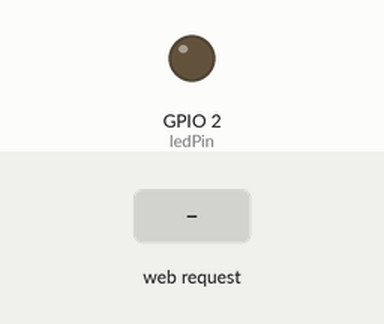
This sketch was run on a simulated ESP32. On the bench: output pins drawn as LEDs (lit = HIGH). Inputs (shaded band) come from the test bench. WiFi joins after 1.5 s; servers stay silent unless stated; what the sketch prints to the serial monitor is not drawn.

Above: at 3.2 s.
3.3 s: HTTP request GET /toggle received
At 4.0 s:
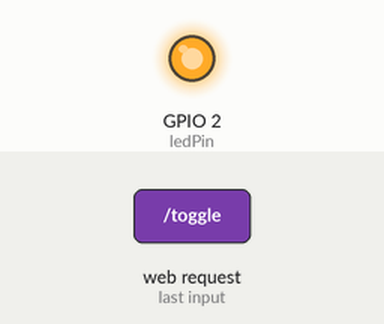
Timing chart, 0 to 6.3 s (numbered marks = the images above; inputs shaded):
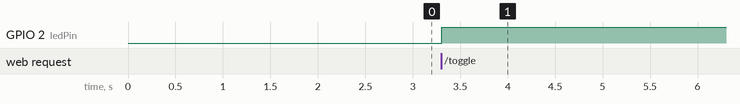

Measured:
- after the input at 3.3 s, GPIO 2 (ledPin): LOW → HIGH at once

The sketch:

led_async_toggle.ino
```cpp
#include <WiFi.h>
#include <ESPAsyncWebServer.h>

// Replace with your network credentials
const char* ssid = "Divesh";
const char* password = "12345678";

// Set GPIO pin for LED
const int ledPin = 2;

// Create AsyncWebServer on port 80
AsyncWebServer server(80);

// Variable to store LED state
bool ledState = false;

// HTML Page stored in PROGMEM
const char index_html[] PROGMEM = R"rawliteral(
<!DOCTYPE html>
<html>
<head>
  <title>ESP32 LED Control</title>
  <meta name="viewport" content="width=device-width, initial-scale=1">
  <style>
    body { text-align: center; font-family: sans-serif; }
    button { padding: 20px; font-size: 20px; }
  </style>
</head>
<body>
  <h1>ESP32 LED Control</h1>
  <p>LED is: <strong><span id="state">%LED_STATE%</span></strong></p>
  <button onclick="toggleLED()">Toggle LED</button>

  <script>
    function toggleLED() {
      fetch("/toggle")
        .then(response => response.text())
        .then(state => {
          document.getElementById("state").innerText = state;
        });
    }
  </script>
</body>
</html>
)rawliteral";

// Processor function for placeholder replacement
String processor(const String& var) {
  if (var == "LED_STATE") {
    return ledState ? "ON" : "OFF";
  }
  return "";
}

void setup() {
  Serial.begin(115200);
  pinMode(ledPin, OUTPUT);
  digitalWrite(ledPin, LOW);

  // Connect to Wi-Fi
  WiFi.begin(ssid, password);
  Serial.print("Connecting to WiFi..");
  while (WiFi.status() != WL_CONNECTED) {
    delay(1000);
    Serial.print(".");
  }
  Serial.println("\nConnected! IP Address: " + WiFi.localIP().toString());

  // Serve HTML page
  server.on("/", HTTP_GET, [](AsyncWebServerRequest* request){
    request->send_P(200, "text/html", index_html, processor);
  });

  // Toggle LED via AJAX call
  server.on("/toggle", HTTP_GET, [](AsyncWebServerRequest* request){
    ledState = !ledState;
    digitalWrite(ledPin, ledState ? HIGH : LOW);
    request->send(200, "text/plain", ledState ? "ON" : "OFF");
  });

  server.begin();
}

void loop() {
  // Nothing needed here for async server
}
```
